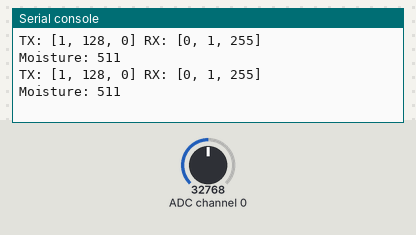
A program run on a simulated Raspberry Pi Pico running MicroPython. Parts: the last lines printed to the serial console. The inputs (shaded band) are chosen by the test bench; at power-on: ADC channel 0 = 32768 (analog values on the 0–65535 scale).

Above: at 1.2 s.
1.3 s: ADC channel 0 set to 45874
At 2.6 s:
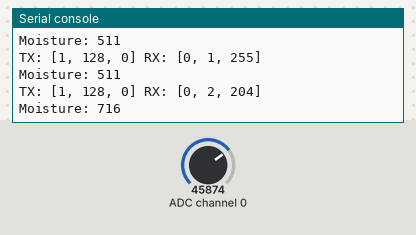
2.8 s: ADC channel 0 set to 57670
At 3.4 s:
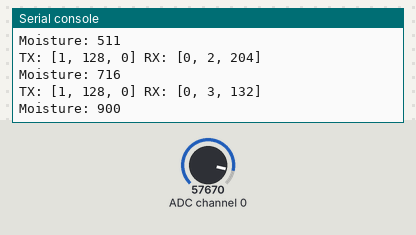
Timing chart, 0 to 5.8 s (numbered marks = the images above; inputs shaded):
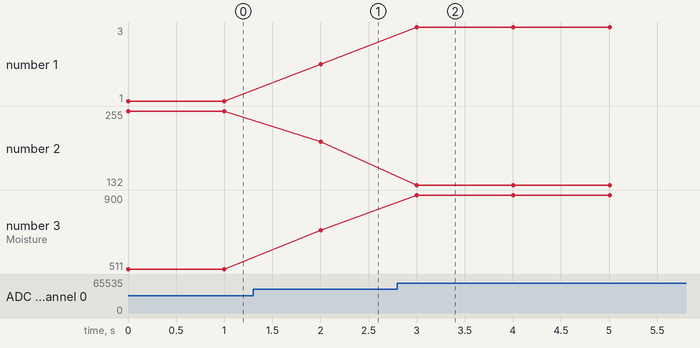

The program:

moisture_sensor_testagain07092026.py
```python
from machine import Pin, SPI
from time import sleep

spi = SPI(
    0,
    baudrate=100000,
    polarity=0,
    phase=0,
    sck=Pin(18),
    mosi=Pin(19),
    miso=Pin(16)
)

cs = Pin(17, Pin.OUT)
cs.value(1)

def read_mcp3008(channel):
    tx = bytearray([1, (8 + channel) << 4, 0])
    rx = bytearray(3)

    cs.value(0)
    spi.write_readinto(tx, rx)
    cs.value(1)

    print("TX:", list(tx), "RX:", list(rx))
    return ((rx[1] & 3) << 8) | rx[2]

while True:
    value = read_mcp3008(0)
    print("Moisture:", value)
    sleep(1)
```

Measured:
- after the input at 1.3 s, the serial console: prints a new line after 0.70 s (image 1)
- after the input at 2.8 s, the serial console: prints a new line after 0.20 s (image 2)
- plotted number 1: 1 → 2 after the input at 1.3 s, 2 → 3 after the input at 2.8 s
- plotted number 2: 255 → 204 after the input at 1.3 s, 204 → 132 after the input at 2.8 s
- plotted number 3: 511 → 716 after the input at 1.3 s, 716 → 900 after the input at 2.8 s
